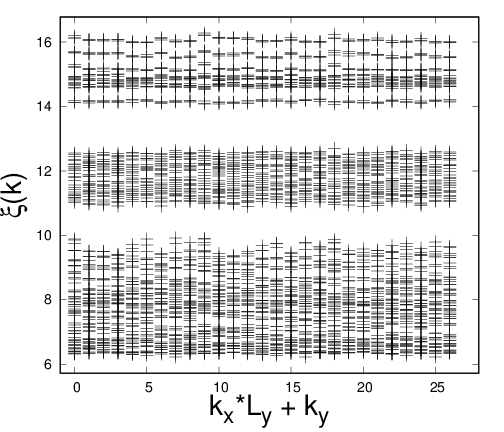

Reproduce this figure in gnuplot.
set xrange [-1:28]
set yrange [5.72195147485666:16.7808092607586]
unset key
set xlabel "k_x*L_y + k_y" font "Helvetica,28"
set ylabel "{/Symbol x}(k)" font "Helvetica,28"
set size 1.0, 0.6
set terminal postscript portrait enhanced "Helvetica" 14
set output "fermions_hofstadter_X_69_Y_23_q_397_n_9_x_3_y_9_u_10_gx_0_gy_0.na_3.parentspec.eps"
plot "fermions_hofstadter_X_69_Y_23_q_397_n_9_x_3_y_9_u_10_gx_0_gy_0.na_3.parentspec" using 4:6 title "N = 9 N_A = 3 3 x 9" with points lc rgbcolor "red" lt 6 pt 1 ps 2
